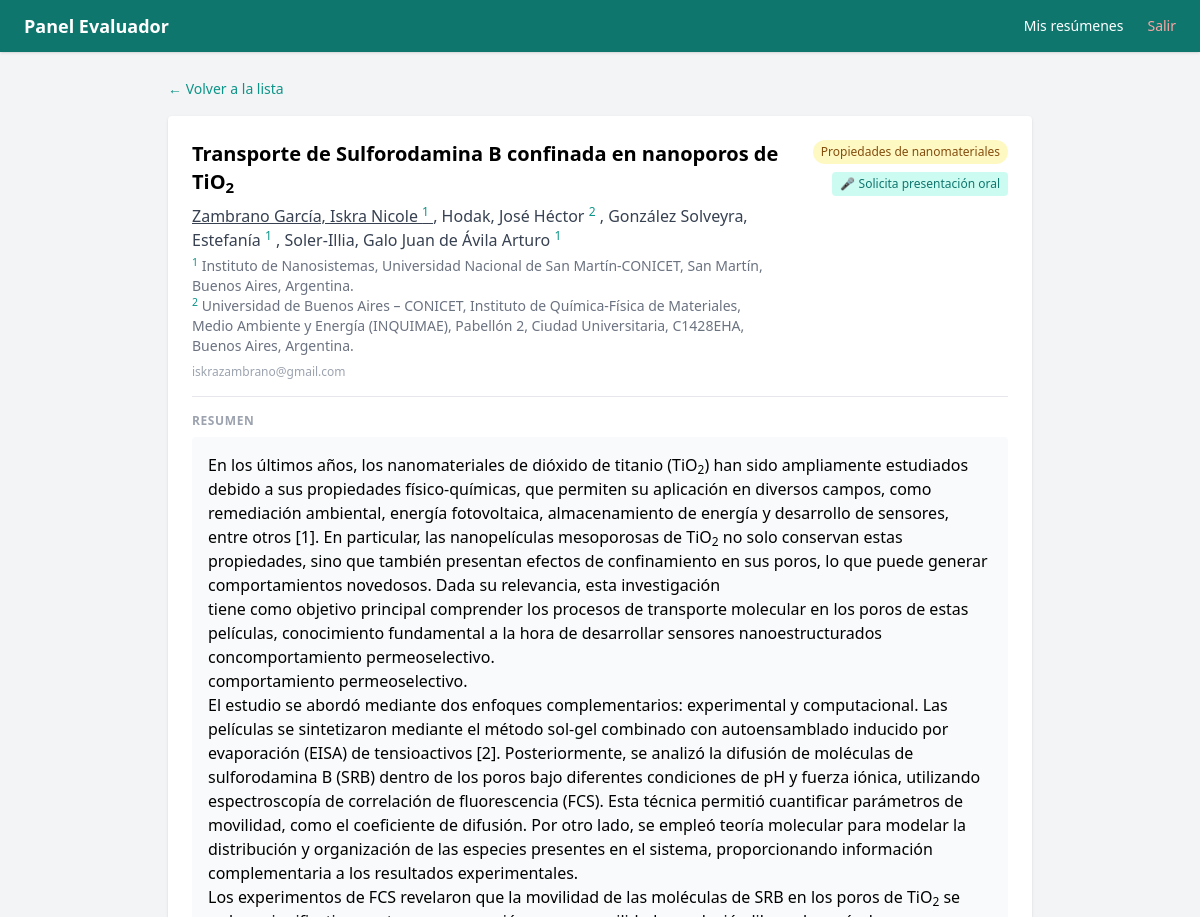
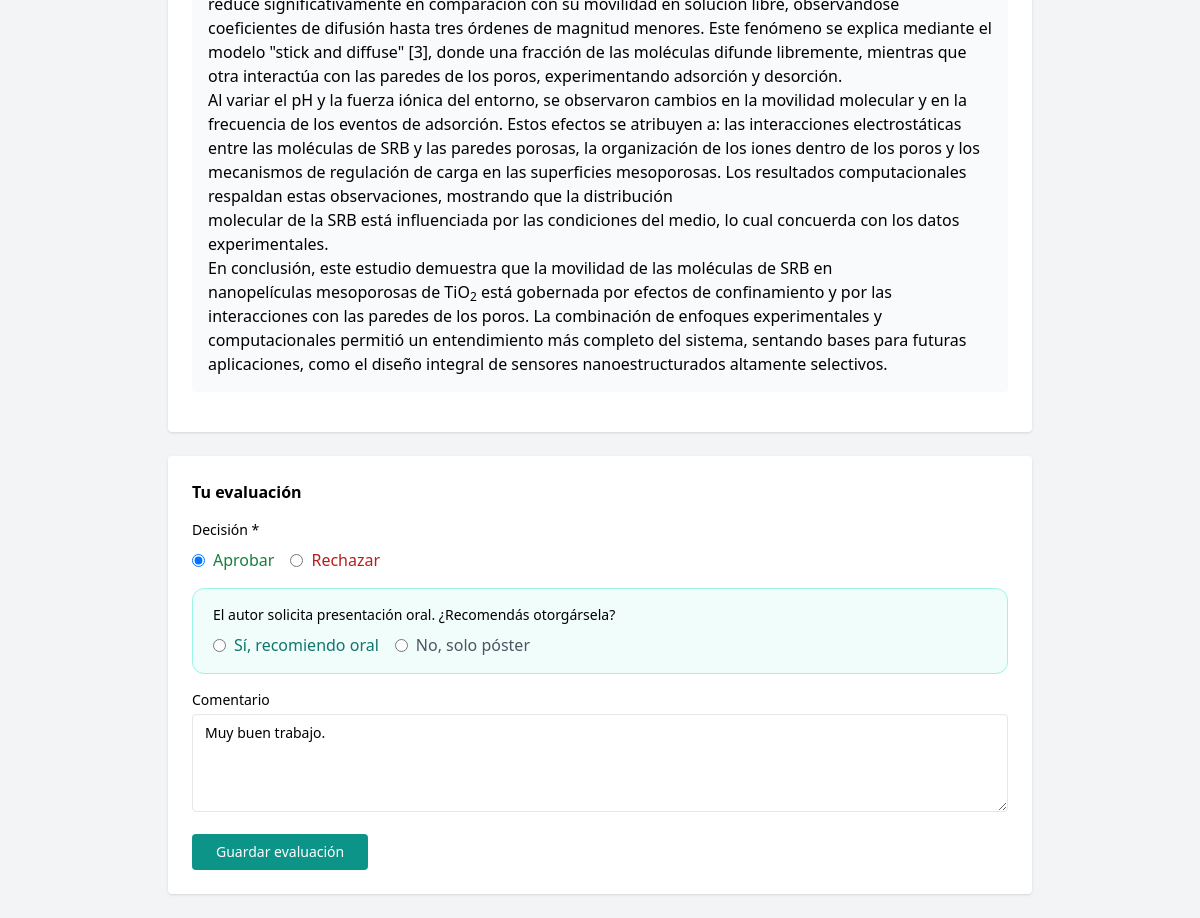
/eval/8 (signed in), run on the app's committed database (2 pictures, top to bottom).
### app/models.py (models this page shows)
class Abstract(Base):
    __tablename__ = "abstracts"
    id = Column(Integer, primary_key=True, index=True)
    titulo = Column(String, nullable=False)
    autor = Column(String, nullable=False)
    afiliacion = Column(String, nullable=False)
    email_autor = Column(String, nullable=False)
    contenido_html = Column(Text, nullable=False)
    presentacion_oral = Column(Integer, default=0)  # 1 = sí
    estado = Column(Enum(EstadoEnum), default=EstadoEnum.pendiente)
    fecha_envio = Column(DateTime, default=datetime.utcnow)
    reviews = relationship("Review", back_populates="abstract")
    asignaciones = relationship("Asignacion", back_populates="abstract")
    autores = relationship("Autor", back_populates="abstract", order_by="Autor.orden")
    afiliaciones = relationship("Afiliacion", back_populates="abstract", order_by="Afiliacion.orden")
    area_tematica = Column(String, nullable=True)
    referencias_html = Column(Text, nullable=True)
    tiene_referencias = Column(Integer, default=0)  # 1 = sí, 0 = no

class Autor(Base):
    __tablename__ = "autores"
    id = Column(Integer, primary_key=True, index=True)
    abstract_id = Column(Integer, ForeignKey("abstracts.id"), nullable=False)
    nombre = Column(String, nullable=False)
    orden = Column(Integer, nullable=False)
    es_presentador = Column(Integer, default=0)  # 1 = sí
    afiliaciones_ids = Column(String, nullable=True)  # ej: "1,2"
    abstract = relationship("Abstract", back_populates="autores")

class Afiliacion(Base):
    __tablename__ = "afiliaciones"
    id = Column(Integer, primary_key=True, index=True)
    abstract_id = Column(Integer, ForeignKey("abstracts.id"), nullable=False)
    nombre = Column(String, nullable=False)
    orden = Column(Integer, nullable=False)
    abstract = relationship("Abstract", back_populates="afiliaciones")

class Review(Base):
    __tablename__ = "reviews"
    id = Column(Integer, primary_key=True, index=True)
    abstract_id = Column(Integer, ForeignKey("abstracts.id"), nullable=False)
    evaluador_id = Column(Integer, ForeignKey("users.id"), nullable=False)
    decision = Column(Enum(EstadoEnum), nullable=True)
    comentario = Column(Text, nullable=True)
    fecha = Column(DateTime, default=datetime.utcnow)
    abstract = relationship("Abstract", back_populates="reviews")
    evaluador = relationship("User", back_populates="reviews")
    recomienda_oral = Column(Integer, nullable=True)

### app/main.py (the view)
@app.get("/eval/{abstract_id}", response_class=HTMLResponse)
def eval_detalle(
    abstract_id: int,
    request: Request,
    current_user: models.User = Depends(require_evaluador),
    recomienda_oral: int = Form(None),
    db: Session = Depends(get_db)
):
    asig = db.query(models.Asignacion).filter(
        models.Asignacion.abstract_id == abstract_id,
        models.Asignacion.evaluador_id == current_user.id
    ).first()
    if not asig:
        raise HTTPException(status_code=403, detail="No tenés acceso a este resumen")
    abstract = asig.abstract
    review = db.query(models.Review).filter(
        models.Review.abstract_id == abstract_id,
        models.Review.evaluador_id == current_user.id
    ).first()
    return templates.TemplateResponse("eval/detalle.html", {
        "request": request,
        "abstract": abstract,
        "review": review,
        "current_user": current_user
    })

### app/templates/eval/detalle.html (shortened to what this page needs)
{% extends "eval/base.html" %}
{% block content %}
<a href="/eval" class="text-teal-600 text-sm hover:underline">← Volver a la lista</a>
<div class="mt-4 bg-white rounded shadow p-6 mb-6">
    <div class="flex flex-col md:flex-row md:items-start md:justify-between mb-4 gap-3">
        <div class="flex-1">
            <h1 class="text-xl font-bold">{{ abstract.titulo | safe }}</h1>
            <p class="text-gray-700 mt-2">
                {% for autor in abstract.autores %}
                    {% if autor.es_presentador %}<span class="underline">{% endif %}
                    {{ autor.nombre }}
                    {% if autor.afiliaciones_ids %}
                        <sup class="text-teal-600 text-xs">{{ autor.afiliaciones_ids }}</sup>
                    {% endif %}
                    {% if autor.es_presentador %}</span>{% endif %}
                    {% if not loop.last %}, {% endif %}
                {% endfor %}
            </p>
            <div class="mt-1">
                {% for afil in abstract.afiliaciones %}
                    <p class="text-gray-500 text-sm">
                        <sup class="text-teal-600">{{ afil.orden }}</sup> {{ afil.nombre }}
                    </p>
                {% endfor %}
            </div>
            <p class="text-gray-400 text-xs mt-2">{{ abstract.email_autor }}</p>
        </div>
        <div class="flex flex-row md:flex-col items-start md:items-end flex-wrap gap-2 md:ml-4">
            {% set area_info = {
                '1': ('Síntesis de nanomateriales', 'bg-blue-100 text-blue-800'),
                '2': ('Autoensamblado', 'bg-purple-100 text-purple-800'),
                '3': ('Nanobiointerfaces', 'bg-green-100 text-green-800'),
                '4': ('Superficies', 'bg-orange-100 text-orange-800'),
                '5': ('Propiedades de nanomateriales','bg-yellow-100 text-yellow-800'),
                '6': ('Aplicaciones', 'bg-teal-100 text-teal-800'),
                '7': ('Nanotecnología y Salud', 'bg-red-100 text-red-800'),
            } %}
            {% set info = area_info.get(abstract.area_tematica, ('—', 'bg-gray-100 text-gray-500')) %}
            <span class="px-2 py-1 rounded-full text-xs font-medium {{ info[1] }}">{{ info[0] }}</span>
            {% if abstract.presentacion_oral %}
                <span class="bg-teal-100 text-teal-700 px-2 py-1 rounded text-xs">🎤 Solicita presentación oral</span>
            {% else %}
                <span class="bg-gray-100 text-gray-500 px-2 py-1 rounded text-xs">📋 Solo póster</span>
            {% endif %}
        </div>
    </div>
    <div class="border-t pt-4 mb-4">
        <p class="text-xs text-gray-400 font-semibold uppercase tracking-wider mb-2">Resumen</p>
        <div class="prose max-w-none bg-gray-50 rounded p-4">
            {{ abstract.contenido_html | safe }}
        </div>
    </div>
</div>
<div class="bg-white rounded shadow p-6">
    <h2 class="font-semibold mb-4">Tu evaluación</h2>
    <form method="post" action="/eval/{{ abstract.id }}">
        <div class="mb-4">
            <label class="block text-sm font-medium mb-2">Decisión *</label>
            <div class="flex gap-4">
                <label class="flex items-center gap-2 cursor-pointer">
                    <input type="radio" name="decision" value="aprobado" required
                        {% if review and review.decision and review.decision.value == 'aprobado' %}checked{% endif %}>
                    <span class="text-green-700 font-medium">Aprobar</span>
                </label>
                <label class="flex items-center gap-2 cursor-pointer">
                    <input type="radio" name="decision" value="rechazado"
                        {% if review and review.decision and review.decision.value == 'rechazado' %}checked{% endif %}>
                    <span class="text-red-700 font-medium">Rechazar</span>
                </label>
            </div>
        </div>
        {% if abstract.presentacion_oral %}
        <div class="mb-4 bg-teal-50 border border-teal-200 rounded-xl px-5 py-4">
            <label class="block text-sm font-medium mb-2">El autor solicita presentación oral. ¿Recomendás otorgársela?</label>
            <div class="flex gap-4">
                <label class="flex items-center gap-2 cursor-pointer">
                    <input type="radio" name="recomienda_oral" value="1"
                        {% if review and review.recomienda_oral == 1 %}checked{% endif %}>
                    <span class="text-teal-700 font-medium">Sí, recomiendo oral</span>
                </label>
                <label class="flex items-center gap-2 cursor-pointer">
                    <input type="radio" name="recomienda_oral" value="0"
                        {% if review and review.recomienda_oral == 0 %}checked{% endif %}>
                    <span class="text-gray-600 font-medium">No, solo póster</span>
                </label>
            </div>
        </div>
        {% endif %}
        <div class="mb-4">
            <label class="block text-sm font-medium mb-1">Comentario</label>
            <textarea name="comentario" rows="4" placeholder="Comentarios para el autor o el comité..."
                class="w-full border rounded px-3 py-2 focus:outline-none focus:ring-2 focus:ring-teal-400 text-sm">{% if review %}{{ review.comentario or '' }}{% endif %}</textarea>
        </div>
        <button class="bg-teal-600 text-white px-6 py-2 rounded hover:bg-teal-700 text-sm font-medium">
            Guardar evaluación
        </button>
    </form>
</div>
{% endblock %}

### app/templates/eval/base.html (shortened to what this page needs)
<!DOCTYPE html>
<html lang="es">
<head>
    <script src="https://cdn.tailwindcss.com"></script>
</head>
<body class="bg-gray-100 min-h-screen">
    <nav class="bg-teal-700 text-white px-6 py-3 sticky top-0 z-50 shadow">
        <div class="flex items-center justify-between">
            <span class="font-bold text-lg">Panel Evaluador</span>
            <div class="hidden md:flex gap-6 text-sm">
                <a href="/eval" class="hover:underline">Mis resúmenes</a>
                <a href="/logout" class="hover:underline text-red-300">Salir</a>
            </div>
        </div>
    </nav>
    <div class="max-w-4xl mx-auto py-6 px-4">
        {% block content %}{% endblock %}
    </div>
</body>
</html>

### data on the page
Abstract: titulo "Transporte de Sulforodamina B confinada en nanoporos de TiO 2", email_autor "iskrazambrano@gmail.com", contenido_html "En los últimos años, los nanomateriales de dióxido de titanio (TiO 2 ) han sido ampliamente estudiados debido a sus propiedades físico-químicas, que permiten su aplicación en diversos campos, como remediación ambiental, energía fotovoltaica, almacenamiento de energía y desarrollo de sensores, entre otros [1]. En particular, las nanopelículas mesoporosas de TiO 2 no solo conservan estas propiedades, sino que también presentan efectos de confinamiento en sus poros, lo que puede generar comportamientos novedosos. Dada su relevancia, esta investigación tiene como objetivo principal comprender los procesos de transporte molecular en los poros de estas películas, conocimiento fundamental a la…"
Autor: nombre "Zambrano García, Iskra Nicole", afiliaciones_ids "1"
Autor: nombre "Hodak, José Héctor", afiliaciones_ids "2"
Autor: nombre "González Solveyra, Estefanía", afiliaciones_ids "1"
Autor: nombre "Soler-Illia, Galo Juan de Ávila Arturo", afiliaciones_ids "1"
Afiliacion: orden "1", nombre "Instituto de Nanosistemas, Universidad Nacional de San Martín-CONICET, San Martín, Buenos Aires, Argentina."
Afiliacion: orden "2", nombre "Universidad de Buenos Aires – CONICET, Instituto de Química-Física de Materiales, Medio Ambiente y Energía (INQUIMAE), Pabellón 2, Ciudad Universitaria, C1428EHA, Buenos Aires, Argentina."
Review: decision "☑ Aprobar", decision "☐ Rechazar", recomienda_oral "☐ Sí, recomiendo oral", recomienda_oral "☐ No, solo póster", comentario "Muy buen trabajo."

### other printed values
{{ info[0] }} "Propiedades de nanomateriales"
